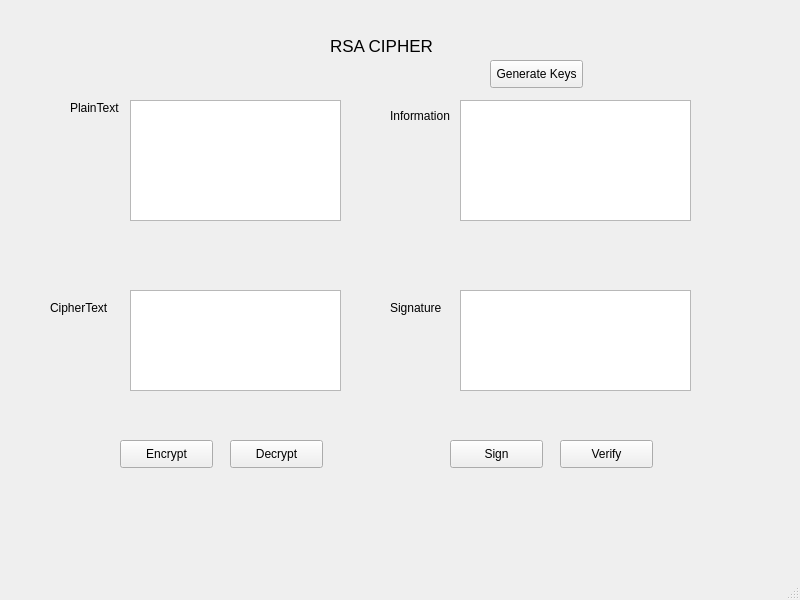
<?xml version="1.0" encoding="UTF-8"?>
<ui version="4.0">
 <class>MainWindow</class>
 <widget class="QMainWindow" name="MainWindow">
  <property name="geometry">
   <rect>
    <x>0</x>
    <y>0</y>
    <width>800</width>
    <height>600</height>
   </rect>
  </property>
  <property name="windowTitle">
   <string>MainWindow</string>
  </property>
  <widget class="QWidget" name="centralwidget">
   <widget class="QLabel" name="label_2">
    <property name="geometry">
     <rect>
      <x>70</x>
      <y>100</y>
      <width>55</width>
      <height>16</height>
     </rect>
    </property>
    <property name="text">
     <string>PlainText</string>
    </property>
   </widget>
   <widget class="QLabel" name="label_3">
    <property name="geometry">
     <rect>
      <x>50</x>
      <y>300</y>
      <width>71</width>
      <height>16</height>
     </rect>
    </property>
    <property name="text">
     <string>CipherText</string>
    </property>
   </widget>
   <widget class="QLabel" name="label_4">
    <property name="geometry">
     <rect>
      <x>390</x>
      <y>100</y>
      <width>81</width>
      <height>31</height>
     </rect>
    </property>
    <property name="text">
     <string>Information</string>
    </property>
   </widget>
   <widget class="QLabel" name="label_5">
    <property name="geometry">
     <rect>
      <x>390</x>
      <y>300</y>
      <width>61</width>
      <height>16</height>
     </rect>
    </property>
    <property name="text">
     <string>Signature</string>
    </property>
   </widget>
   <widget class="QTextEdit" name="txtPlainText">
    <property name="geometry">
     <rect>
      <x>130</x>
      <y>100</y>
      <width>211</width>
      <height>121</height>
     </rect>
    </property>
   </widget>
   <widget class="QTextEdit" name="txtCipherText">
    <property name="geometry">
     <rect>
      <x>130</x>
      <y>290</y>
      <width>211</width>
      <height>101</height>
     </rect>
    </property>
   </widget>
   <widget class="QTextEdit" name="txtSignature">
    <property name="geometry">
     <rect>
      <x>460</x>
      <y>290</y>
      <width>231</width>
      <height>101</height>
     </rect>
    </property>
   </widget>
   <widget class="QTextEdit" name="txtInfor">
    <property name="geometry">
     <rect>
      <x>460</x>
      <y>100</y>
      <width>231</width>
      <height>121</height>
     </rect>
    </property>
   </widget>
   <widget class="QPushButton" name="btnGenKeys">
    <property name="geometry">
     <rect>
      <x>490</x>
      <y>60</y>
      <width>93</width>
      <height>28</height>
     </rect>
    </property>
    <property name="text">
     <string>Generate Keys</string>
    </property>
   </widget>
   <widget class="QPushButton" name="btnEncrypt">
    <property name="geometry">
     <rect>
      <x>120</x>
      <y>440</y>
      <width>93</width>
      <height>28</height>
     </rect>
    </property>
    <property name="text">
     <string>Encrypt</string>
    </property>
   </widget>
   <widget class="QPushButton" name="btnDecrypt">
    <property name="geometry">
     <rect>
      <x>230</x>
      <y>440</y>
      <width>93</width>
      <height>28</height>
     </rect>
    </property>
    <property name="text">
     <string>Decrypt</string>
    </property>
   </widget>
   <widget class="QPushButton" name="btnSign">
    <property name="geometry">
     <rect>
      <x>450</x>
      <y>440</y>
      <width>93</width>
      <height>28</height>
     </rect>
    </property>
    <property name="text">
     <string>Sign</string>
    </property>
   </widget>
   <widget class="QPushButton" name="btnVerify">
    <property name="geometry">
     <rect>
      <x>560</x>
      <y>440</y>
      <width>93</width>
      <height>28</height>
     </rect>
    </property>
    <property name="text">
     <string>Verify</string>
    </property>
   </widget>
   <widget class="QLabel" name="label_6">
    <property name="geometry">
     <rect>
      <x>330</x>
      <y>20</y>
      <width>161</width>
      <height>51</height>
     </rect>
    </property>
    <property name="font">
     <font>
      <pointsize>13</pointsize>
     </font>
    </property>
    <property name="text">
     <string>RSA CIPHER</string>
    </property>
   </widget>
  </widget>
  <widget class="QMenuBar" name="menubar">
   <property name="geometry">
    <rect>
     <x>0</x>
     <y>0</y>
     <width>800</width>
     <height>26</height>
    </rect>
   </property>
  </widget>
  <widget class="QStatusBar" name="statusbar"/>
 </widget>
 <resources/>
 <connections/>
</ui>
